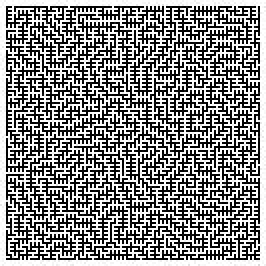
#> input picture image.jpg, 133 x 133 px (shown 2 times larger)
$ python test.py
#> lines starting #> are read from the running program, lines starting #| are printed output that depends on the picture
### maze_generator.py
# Imports
from random import shuffle, randint
import os
import numpy as np
from PIL import Image
from time import sleep


def breadth_first_generation(width=64, height=64, name='image.jpg'):
    """
    Making a maze.
    Each cell starts out with all 4 walls.
    We choose random cell and start with choosing random unvisited neighbor,
    until there are no more and then we return by the stack to the last such one,
    deleting walls along the way.

    Based on the breadth first search. Therefore the maze has a lot of long paths.
    """
#> called with width = 64, height = 64, name = 'image0.jpg'
    # making a matrix of visited cells
    visited = [[True]*(width+2)] + [[True] + ([False] * width) + [True] for _ in range(height)] + [[True]*(width+2)]

    # Making a pixel-like matrix of cells and walls
    # 255 is white color, 0 is black color
    matrix = [[255]*(2*width + 5)]*3
    for _ in range(height):
        matrix += [[255, 255, 255] + [0, 255] * width + [255, 255]]
        matrix += [[255]*(2*width+5)]
    matrix += [[255]*(2*width + 5)]*2

    def walk(x, y):
        # Create a stack, push the chosen cell in there, mark it visited
#> called with x = 1, y = 1
        stack = []
        visited[y][x] = True
        stack.append((x, y))

        while len(stack) > 0:
            # Pop the cell from the stack
            x, y = stack.pop(-1)

            # translate the coordinates into real pixel cells
            real_x, real_y = 2*x+1, 2*y+1

            # generate a random move to the neighbor cell
            d = [((x-1, y), (real_x-1, real_y)),
                 ((x, y+1), (real_x, real_y+1)),
                 ((x+1, y), (real_x+1, real_y)),
                 ((x, y-1), (real_x, real_y-1))]
            shuffle(d)

            # Go over each of the neighboring cells
            for choice in d:
                xx, yy = choice[0]
                real_xx, real_yy = choice[1]

                # If the neighboring cell was visited, go to the next one
                if visited[yy][xx]:
                    continue

                # Remove the wall between the cells, push the current cell and
                # the chosen cell to the stack. Mark it visited
                matrix[real_yy][real_xx] = 0
                stack.append((x, y))
                stack.append((xx, yy))
                visited[yy][xx] = True

        # generate a live image from the array
        npmatrix = np.array(matrix)
        print(npmatrix)
        image = Image.fromarray(npmatrix.astype('uint8'))
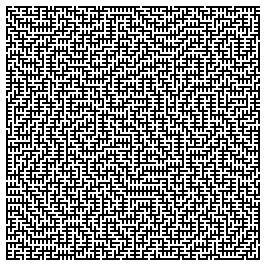
#> image: PIL image 133x133 L (shown 2 times larger); 53.7% white; black in thin lines or dots
        image.save(name)

    walk(1, 1)


def main():
    breadth_first_generation()


# [2 lines that do not run on import are left out]

### test.py
# Imports
from maze_generator import breadth_first_generation
from PIL import Image
import numpy


def main():
    """
    Generates a few new mazes

    :return: None
    """
    for i in range(5):
        breadth_first_generation(name=f'image{i}.jpg')


def astar_algorithm(name):
    """
    Algorithm that is based on my pain and eternal will to die

    :param name: str
    :return: None
    """
#> called with name = 'image.jpg'
    image = Image.open(name)
#> image is the input picture: PIL image 133x133 L; min 0, max 255, mean 136.6
    image_array = numpy.asarray(image)
    print(image_array)
#> (printed output is left out)


if __name__ == '__main__':
    main()
    astar_algorithm('image.jpg')
